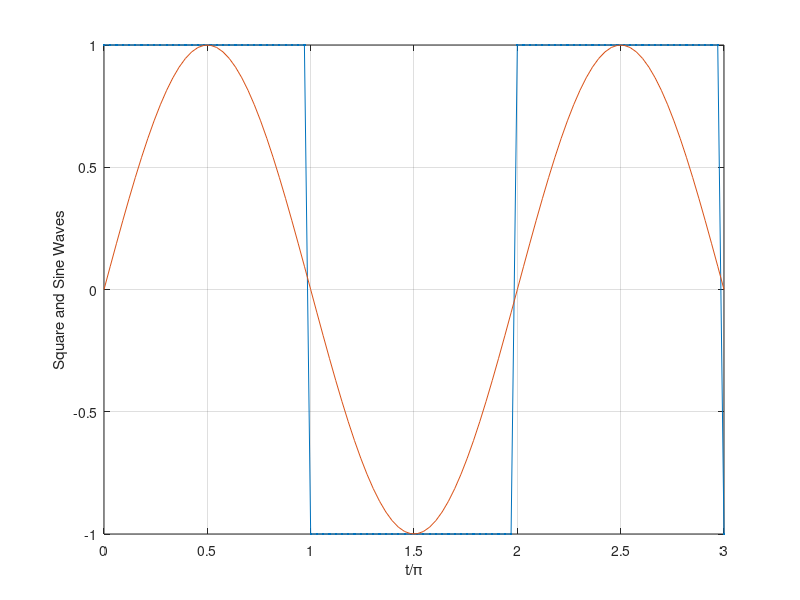
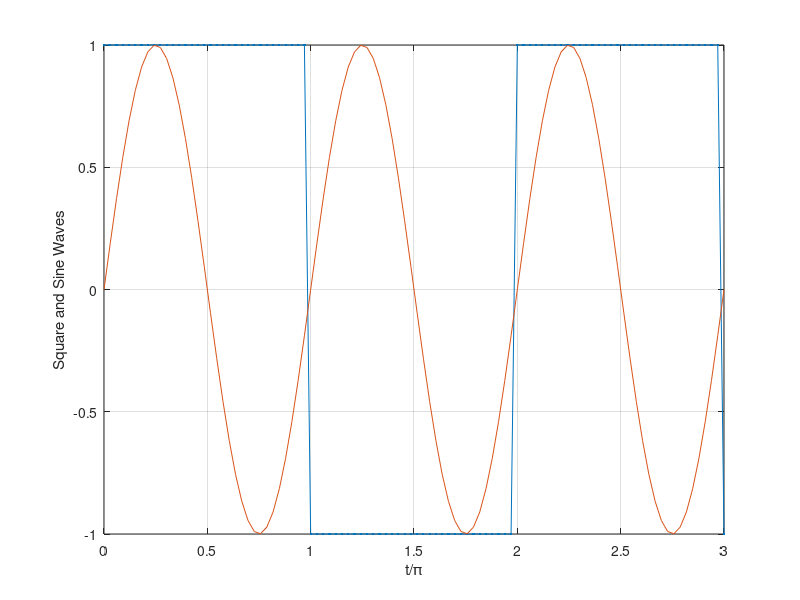
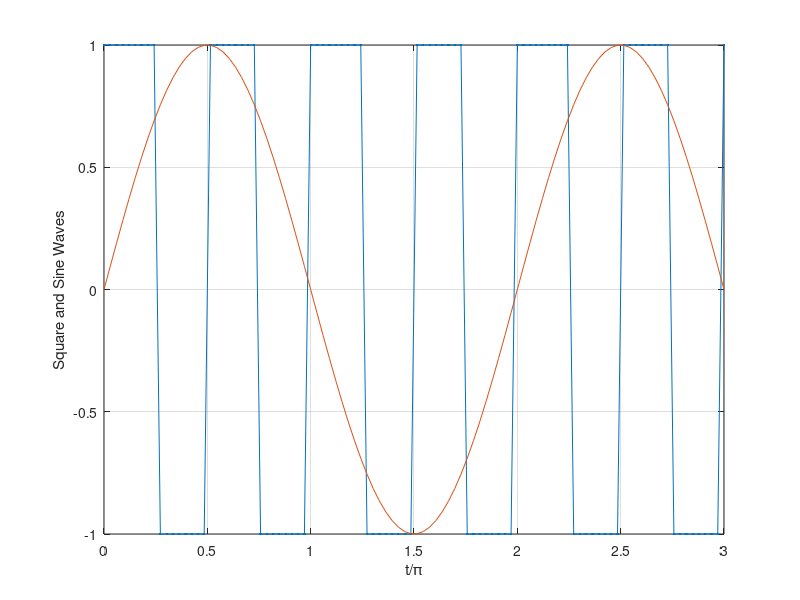
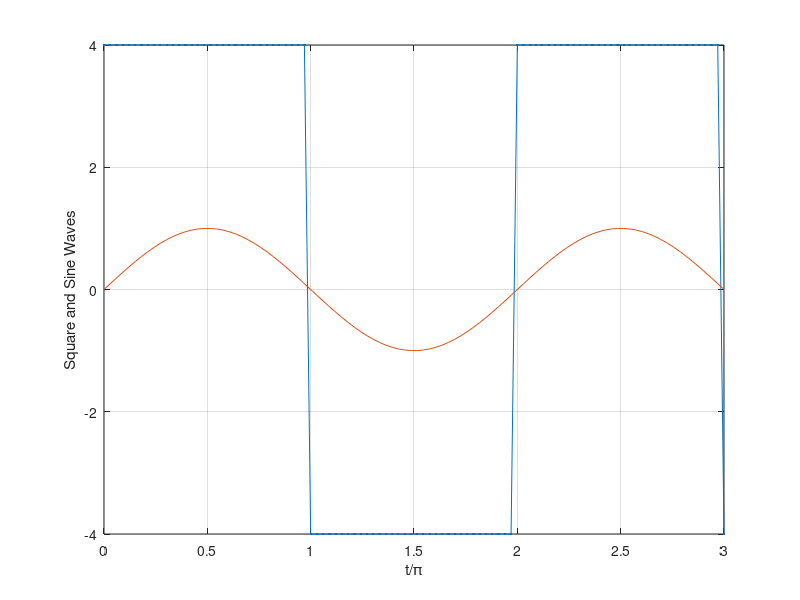

The MATLAB source for these figures, in order:
% understand the impact of amplitude, frequency 
 
% Basic square and sine waves
t = linspace(0, 3*pi); % from 0 to 2pi and then repeat
x = square(t);  % generate a square wave with period 2pi
plot(t/pi, x, '.-', t/pi, sin(t));
xlabel('t/\pi');
ylabel('Square and Sine Waves');
grid on;

% Square vs Higer Frequency Sine (2 cycles in the same time, while square
% wave completes one cycle
t = linspace(0, 3*pi); % from 0 to 2pi and then repeat
x = square(t);
figure, plot(t/pi, x, '.-', t/pi, sin(2*t));
xlabel('t/\pi');
ylabel('Square and Sine Waves');
grid on;

% Higher Frequency Square vs Basic Sine
t = linspace(0, 3*pi); % from 0 to 2pi and then repeat
x = square(t*4);
figure, plot(t/pi, x, '.-', t/pi, sin(t));
xlabel('t/\pi');
ylabel('Square and Sine Waves');
grid on;

% Amplified Square vs Sine
% Amplitude increased 4x (= oscillates between +4 and -4)
t = linspace(0, 3*pi); % from 0 to 2pi and then repeat
x = 4*square(t); % generate a square wave
figure, plot(t/pi, x, '.-', t/pi, sin(t));
xlabel('t/\pi');
ylabel('Square and Sine Waves');
grid on;

% Amplified High Frequency Square vs Phase Shifted Sine
t = linspace(0, 3*pi); % from 0 to 2pi and then repeat
x = 4*square(t*4); % generate a square wave
figure, plot(t/pi, x, '.-', t/pi, sin(2*t + 4)); % sin(w0t + phi). 4 radians shift 
xlabel('t/\pi');
ylabel('Square and Sine Waves');
grid on;
